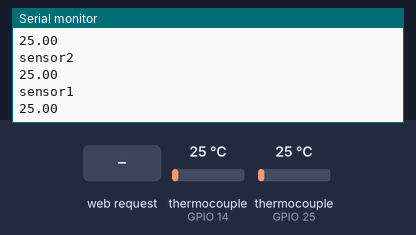
The sketch below on a simulated ESP32. On the bench: the last lines printed to the serial monitor. Inputs (shaded band) come from the test bench; at power-on: thermocouple (sensors on GPIO 14, GPIO 25) 25 °C.

Above: at 1.3 s.
1.4 s: HTTP request GET /readdata received
3.0 s: thermocouple (sensor on GPIO 14) set to 6 °C
At 3.3 s:
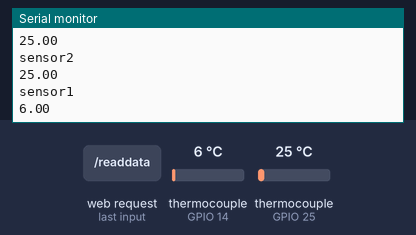
4.5 s: thermocouple (sensor on GPIO 25) set to 75 °C
At 4.9 s:
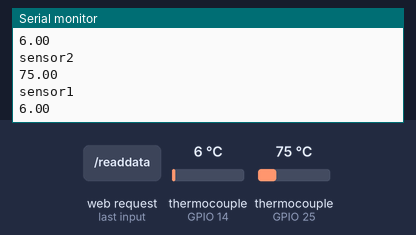
6.0 s: thermocouple (sensor on GPIO 14) set to 150 °C
At 6.4 s:
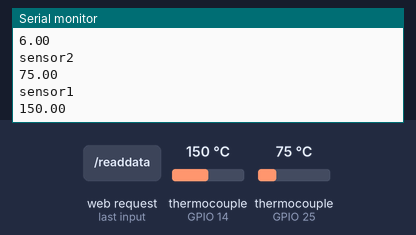
7.5 s: thermocouple (sensor on GPIO 25) set to 225 °C
At 7.9 s:
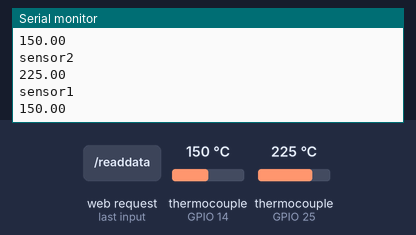
Timing chart, 0 to 10.0 s (numbered marks = the images above; inputs shaded):
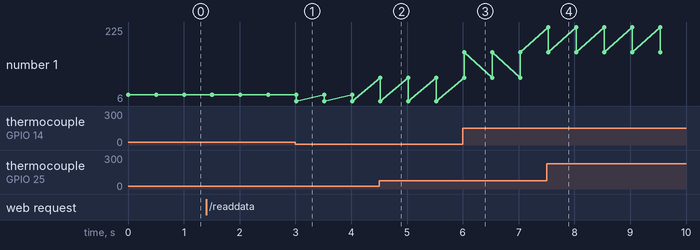

The sketch:

thermocouple__2_IASC.ino
```cpp
#include "max6675.h"
#include <WiFi.h>
#include <WiFiClientSecure.h>

String header ="";
WiFiServer server(80);

unsigned long currentTime = millis(); //for client
unsigned long previousTime = 0;
const long timeoutTime = 2000;

const char* ssid_h = "ESP32_temp";  // hotpot name and password
const char* password_h = "12345";    //


//for sensor one of max6675
int thermoCLK1 = 12;  //clk pin
int thermoCS1 = 14;  //cs pin
int thermoDO1 = 27;  //do pin
MAX6675 thermocouple1(thermoCLK1, thermoCS1, thermoDO1); //begin the sensor 1 with pins

//for sensor 2
int thermoCLK2 = 26; //clk pin
int thermoCS2 = 25;   //cs pin
int thermoDO2 = 33; //do pin
MAX6675 thermocouple2(thermoCLK2, thermoCS2, thermoDO2); //begin the sensor 2 with pins


void setup() {
  Serial.begin(115200);
  Serial.println(" Mutiple MAX6675 with ESP32");
    Serial.print("Setting AP (Access Point)…");
  WiFi.softAP(ssid_h, password_h); //start the setAP
  server.begin(); //start the server
  Serial.println(WiFi.localIP()); //not required fixed IP 192.168.4.1
}

void loop()
{
  Serial.println("sensor1");
  Serial.println(thermocouple1.readCelsius()); //reading the celcius value of sensor1
  delay(500);
  Serial.println("sensor2");
  Serial.println(thermocouple2.readCelsius()); //reading the celcius value of sensor2
  server_code(); //function call for server_code function
}


 ///////////  wifi server code
void server_code()
{
  WiFiClient client = server.available();
  if(client)
  {
    currentTime = millis();
    previousTime = currentTime;
    Serial.println("New Client.");
    String currentLine = "";
    while(client.connected() && currentTime - previousTime <= timeoutTime)
    {
      currentTime = millis();
      if(client.available())
      {
        char c = client.read(); //
        header += c; //reading char by char into header string
        if(c == '\n')
        {
          if(currentLine.length() == 0)
          {
            client.println("HTTP/1.1 200 OK");
            client.println("Content-type:text/html");
            client.println("Connection: close");
            client.println();
            if (header.indexOf("GET /readdata") >= 0) //created page for printing sensor's values in browser
            {
              client.print(thermocouple1.readCelsius());
              client.print(",");
              client.print(thermocouple2.readCelsius());
              break;
            }
            else if(header.indexOf("GET /restart") >= 0) //created page for restarting the esp32
            {
              ESP.restart();
              break;
            }
          }
          else
          {
            currentLine = "";
          }
        }
        else if (c != '\r')
        {
          currentLine += c;
        }
      }
    }
    header = "";
    client.stop();
  }
}
```

Source omitted: modbus_crc.c (data table, 3962 bytes)

Measured:
- after the input at 3.0 s, the serial monitor: prints a new line at once (image 1)
- after the input at 4.5 s, the serial monitor: prints a new line at once (image 2)
- after the input at 6.0 s, the serial monitor: prints a new line at once (image 3)
- after the input at 7.5 s, the serial monitor: prints a new line at once (image 4)
- plotted number 1: 25 → 6 after the input at 3.0 s, 6 → 150 after the input at 6.0 s
